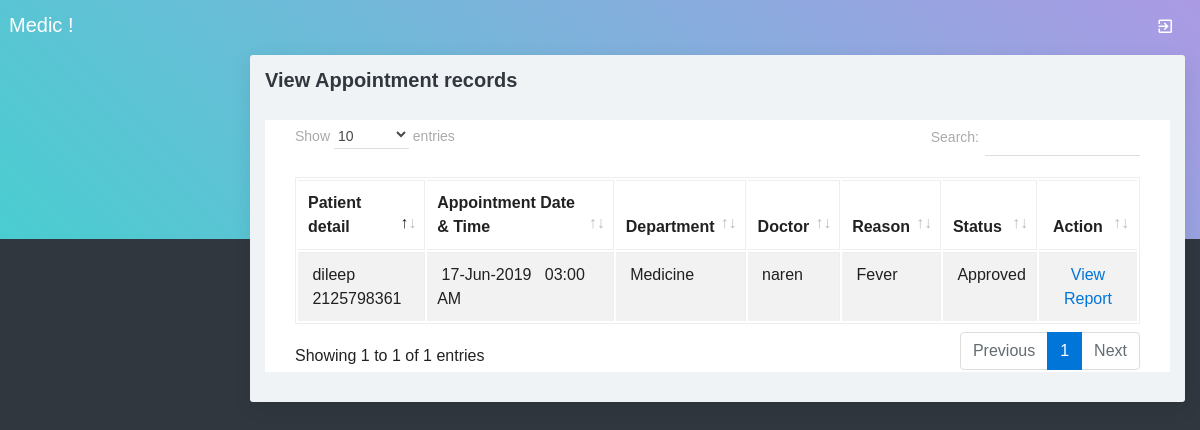
Page /viewappointment.php on the committed database.
### tables this page shows
CREATE TABLE `appointment` (
  `appointmentid` int(10) NOT NULL,
  `appointmenttype` varchar(25) NOT NULL,
  `patientid` int(10) NOT NULL,
  `roomid` int(10) NOT NULL,
  `departmentid` int(10) NOT NULL,
  `appointmentdate` date NOT NULL,
  `appointmenttime` time NOT NULL,
  `doctorid` int(10) NOT NULL,
  `status` varchar(10) NOT NULL,
  `app_reason` text NOT NULL
);

CREATE TABLE `patient` (
  `patientid` int(10) NOT NULL,
  `patientname` varchar(50) NOT NULL,
  `admissiondate` date NOT NULL,
  `admissiontime` time NOT NULL,
  `address` varchar(250) NOT NULL,
  `mobileno` varchar(15) NOT NULL,
  `city` varchar(25) NOT NULL,
  `pincode` varchar(20) NOT NULL,
  `loginid` varchar(50) NOT NULL,
  `password` varchar(25) NOT NULL,
  `bloodgroup` varchar(20) NOT NULL,
  `gender` varchar(10) NOT NULL,
  `dob` date NOT NULL,
  `status` varchar(10) NOT NULL
);

CREATE TABLE `department` (
  `departmentid` int(10) NOT NULL,
  `departmentname` varchar(100) NOT NULL,
  `description` text NOT NULL,
  `status` varchar(10) NOT NULL
);

CREATE TABLE `doctor` (
  `doctorid` int(10) NOT NULL,
  `doctorname` varchar(50) NOT NULL,
  `mobileno` varchar(15) NOT NULL,
  `departmentid` int(10) NOT NULL,
  `loginid` varchar(25) NOT NULL,
  `password` varchar(25) NOT NULL,
  `status` varchar(10) NOT NULL,
  `education` varchar(25) NOT NULL,
  `experience` float(11,1) NOT NULL,
  `consultancy_charge` float(10,2) NOT NULL
);

### viewappointment.php (the view, shortened to what this page needs)
<?php
include("adformheader.php");
include("dbconnection.php");
?>
<div class="container-fluid">
  <div class="block-header">
    <h2>View Appointment records</h2>
  </div>
<div class="card">
  <section class="container">
    <table class="table table-bordered table-striped table-hover js-basic-example dataTable">
      <thead>
        <tr>
          <th>Patient detail</th>
          <th>Appointment Date &  Time</th>
          <th>Department</th>
          <th>Doctor</th>
          <th>Reason</th>
          <th>Status</th>
          <th><div align="center">Action</div></th>
        </tr>
        </thead>
        <tbody>
          <?php
		$sql ="SELECT * FROM appointment WHERE (status !='')";
		$qsql = mysqli_query($con,$sql);
		while($rs = mysqli_fetch_array($qsql))
		{
			$sqlpat = "SELECT * FROM patient WHERE patientid='$rs[patientid]'";
			$qsqlpat = mysqli_query($con,$sqlpat);
			$rspat = mysqli_fetch_array($qsqlpat);
			$sqldept = "SELECT * FROM department WHERE departmentid='$rs[departmentid]'";
			$qsqldept = mysqli_query($con,$sqldept);
			$rsdept = mysqli_fetch_array($qsqldept);
			$sqldoc= "SELECT * FROM doctor WHERE doctorid='$rs[doctorid]'";
			$qsqldoc = mysqli_query($con,$sqldoc);
			$rsdoc = mysqli_fetch_array($qsqldoc);
        echo "<tr>
          <td>&nbsp;$rspat[patientname]<br>&nbsp;$rspat[mobileno]</td>
			 <td>&nbsp;" . date("d-M-Y",strtotime($rs[appointmentdate])) . " &nbsp; " . date("H:i A",strtotime($rs[appointmenttime])) . "</td>
		    <td>&nbsp;$rsdept[departmentname]</td>
			   <td>&nbsp;$rsdoc[doctorname]</td>
			    <td>&nbsp;$rs[app_reason]</td>
			    <td>&nbsp;$rs[status]</td>
          <td><div align='center'>";
		  if($rs[status] != "Approved")
		  {
				  if(!(isset($_SESSION[patientid])))
				  {
						  echo "<a href='appointmentapproval.php?editid=$rs[appointmentid]'>Approve</a><hr>";
				  }
				 echo "  <a href='viewappointment.php?delid=$rs[appointmentid]'>Delete</a>";
		  }
		  else
		  {
				echo "<a href='patientreport.php?patientid=$rs[patientid]&appointmentid=$rs[appointmentid]'>View Report</a>";
		  }
		 echo "</center></td></tr>";
		}
		?>
      </tbody>
    </table>
</section>
</div>
</div>
<?php
include("adformfooter.php");
?>

### rows in the picture
appointment: patientid.patientname "dileep", patientid.mobileno "2125798361", appointmentdate "17-Jun-2019", appointmenttime "03:00 AM", departmentid.departmentname "Medicine", doctorid.doctorname "naren", app_reason "Fever", status "Approved"
